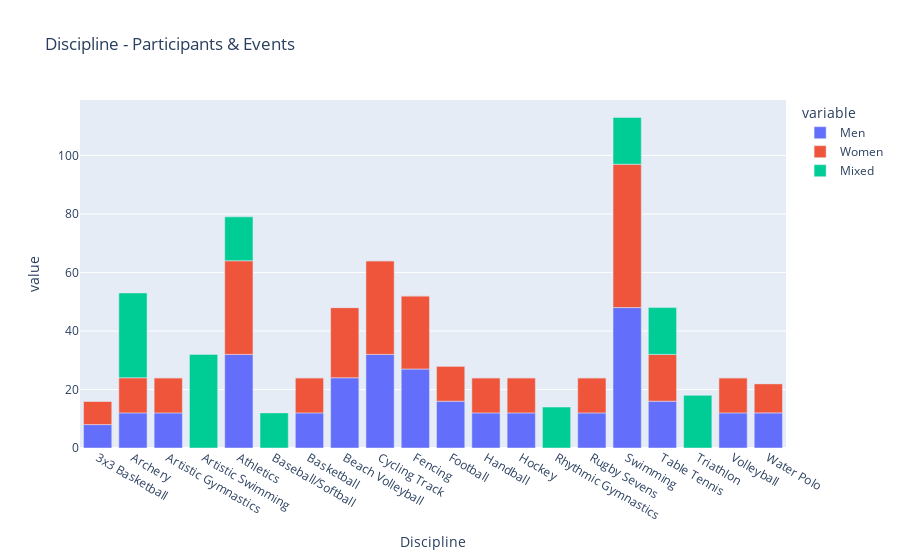

Notebook code cell kept with this figure:
### Markdown cell above
### plotly

### Code cell
fig = px.bar(df_, x="Discipline", y=COLS, title="Discipline - Participants & Events"); fig.show()

### Figure 1 — Plotly figure (JSON) as saved in the notebook; plotly's stock layout.template omitted (floating-point values rounded to 4 significant figures)
{"data": [{"alignmentgroup": "True", "hovertemplate": "variable=Men<br>Discipline=%{x}<br>value=%{y}<extra></extra>", "legendgroup": "Men", "marker": {"color": "#636efa", "pattern": {"shape": ""}}, "name": "Men", "offsetgroup": "Men", "orientation": "v", "showlegend": true, "textposition": "auto", "type": "bar", "x": ["3x3 Basketball", "Archery", "Artistic Gymnastics", "Artistic Swimming", "Athletics", "Baseball/Softball", "Basketball", "Beach Volleyball", "Cycling Track", "Fencing", "Football", "Handball", "Hockey", "Rhythmic Gymnastics", "Rugby Sevens", "Swimming", "Table Tennis", "Triathlon", "Volleyball", "Water Polo"], "xaxis": "x", "y": [8, 12, 12, 0, 32, 0, 12, 24, 32, 27, 16, 12, 12, 0, 12, 48, 16, 0, 12, 12], "yaxis": "y"}, {"alignmentgroup": "True", "hovertemplate": "variable=Women<br>Discipline=%{x}<br>value=%{y}<extra></extra>", "legendgroup": "Women", "marker": {"color": "#EF553B", "pattern": {"shape": ""}}, "name": "Women", "offsetgroup": "Women", "orientation": "v", "showlegend": true, "textposition": "auto", "type": "bar", "x": ["3x3 Basketball", "Archery", "Artistic Gymnastics", "Artistic Swimming", "Athletics", "Baseball/Softball", "Basketball", "Beach Volleyball", "Cycling Track", "Fencing", "Football", "Handball", "Hockey", "Rhythmic Gymnastics", "Rugby Sevens", "Swimming", "Table Tennis", "Triathlon", "Volleyball", "Water Polo"], "xaxis": "x", "y": [8, 12, 12, 0, 32, 0, 12, 24, 32, 25, 12, 12, 12, 0, 12, 49, 16, 0, 12, 10], "yaxis": "y"}, {"alignmentgroup": "True", "hovertemplate": "variable=Mixed<br>Discipline=%{x}<br>value=%{y}<extra></extra>", "legendgroup": "Mixed", "marker": {"color": "#00cc96", "pattern": {"shape": ""}}, "name": "Mixed", "offsetgroup": "Mixed", "orientation": "v", "showlegend": true, "textposition": "auto", "type": "bar", "x": ["3x3 Basketball", "Archery", "Artistic Gymnastics", "Artistic Swimming", "Athletics", "Baseball/Softball", "Basketball", "Beach Volleyball", "Cycling Track", "Fencing", "Football", "Handball", "Hockey", "Rhythmic Gymnastics", "Rugby Sevens", "Swimming", "Table Tennis", "Triathlon", "Volleyball", "Water Polo"], "xaxis": "x", "y": [0, 29, 0, 32, 15, 12, 0, 0, 0, 0, 0, 0, 0, 14, 0, 16, 16, 18, 0, 0], "yaxis": "y"}], "layout": {"barmode": "relative", "legend": {"title": {"text": "variable"}, "tracegroupgap": 0}, "title": {"text": "Discipline - Participants & Events"}, "xaxis": {"anchor": "y", "domain": [0, 1], "title": {"text": "Discipline"}}, "yaxis": {"anchor": "x", "domain": [0, 1], "title": {"text": "value"}}}}
